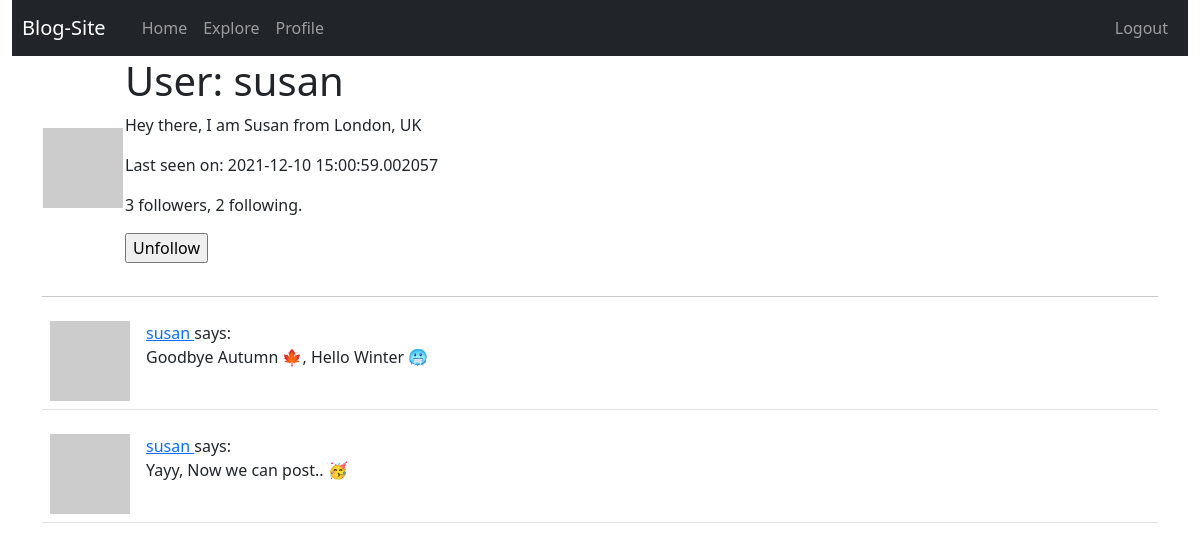
The page /user/susan (signed in) on the database as committed earlier.
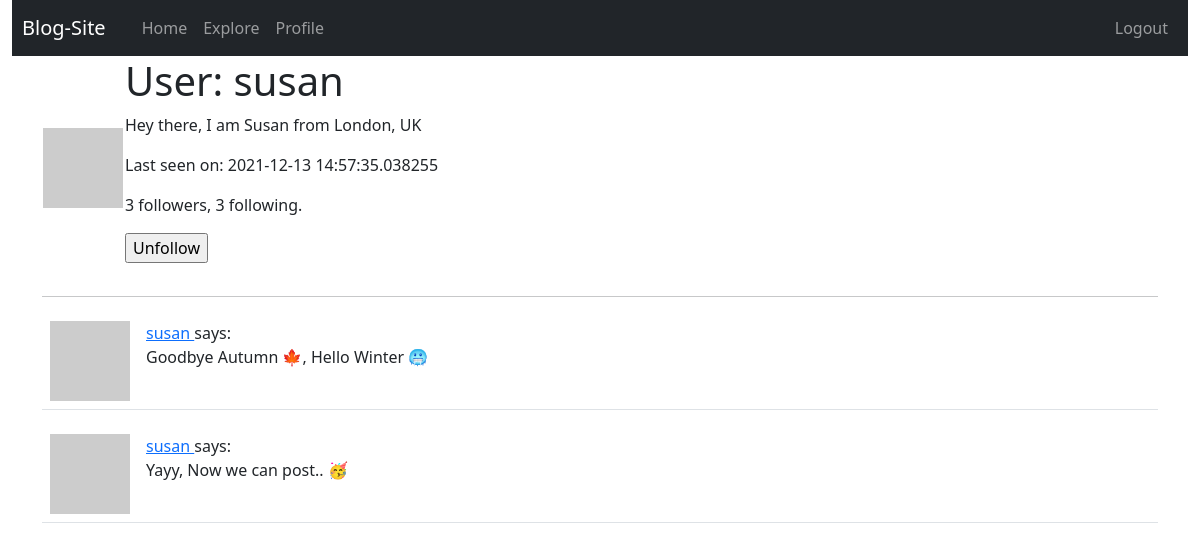
The same page on the database as committed later.
### app/models.py (models this page shows, shortened)
class User(UserMixin, db.Model):
    id = db.Column(db.Integer, primary_key=True)
    username = db.Column(db.String(64), index=True, unique=True)
    email = db.Column(db.String(120), index=True, unique=True)
    password_hash = db.Column(db.String(128))
    posts = db.relationship('Post', backref='author', lazy='dynamic')
    about_me = db.Column(db.String(140))
    last_seen = db.Column(db.DateTime, default=datetime.utcnow)
    def avatar(self, size):
        digest = md5(self.email.lower().encode('utf-8')).hexdigest()
        return 'https://www.gravatar.com/avatar/{}?d=identicon&s={}'.format(digest, size)
    followed = db.relationship(
        'User', secondary=followers,
        primaryjoin=(followers.c.follower_id == id),
        secondaryjoin=(followers.c.followed_id == id),
        backref=db.backref('followers', lazy='dynamic'), lazy='dynamic')
    def is_following(self, user):
        return self.followed.filter(
            followers.c.followed_id == user.id).count() > 0

### app/routes.py (the view)
@app.route('/user/<username>')
@login_required
def user(username):
    user = User.query.filter_by(username=username).first_or_404()
    page = request.args.get('page', 1, type=int)
    posts = user.posts.order_by(Post.timestamp.desc()).paginate(
        page, app.config['POSTS_PER_PAGE'], False)
    next_url = url_for('user', username=user.username, page=posts.next_num) \
        if posts.has_next else None
    prev_url = url_for('user', username=user.username, page=posts.prev_num) \
        if posts.has_prev else None
    form = EmptyForm()
    return render_template('user.html', user=user, posts=posts.items,
                           next_url=next_url, prev_url=prev_url, form=form)

### app/forms.py
class EmptyForm(FlaskForm):
    submit = SubmitField('Submit')

### app/models.py (called while the page is built)
@login.user_loader
def load_user(id):
    return User.query.get(int(id))

### app/routes.py (called while the page is built)
@app.before_request
def before_request():
    if current_user.is_authenticated:
        current_user.last_seen = datetime.utcnow()
        db.session.commit()

### app/templates/user.html (shortened to what this page needs)
{% extends "base.html" %}
{% block content %}
    <table>
        <tr valing='top'>
            <td><img class="img-profile" src=" {{ user.avatar(128) }}  " alt="User avatar"></td>
            <td>
                <h1>User: {{ user.username }} </h1>
                {% if user.about_me %} <p>{{ user.about_me }} </p> {% endif %}
                {% if user.last_seen %} <p>Last seen on: {{ user.last_seen }} </p> {% endif %}
                <p>{{ user.followers.count() }} followers, {{ user.followed.count() }} following. </p>
                {% if user == current_user %}
                <p><a href=" {{ url_for('edit_profile') }}  ">Edit your profile</a></p>
                {% else %}
                <p>
                    <form action="{{ url_for('unfollow', username=user.username) }}" method="POST">
                        {{ form.submit(value='Unfollow') }}
                    </form>
                </p>
                {% endif %}
            </td>
        </tr>
    </table>
    <hr>
    {% for post in posts %}
        {% include '_post.html' %}
    {% endfor %}
{% endblock %}

Rows that differ between the two databases and show on the page:
changed User "susan": last_seen "2021-12-10 15:00:59.002057" → "2021-12-13 14:57:35.038255"
Other text that changed with them:
{{ user.followed.count() }}: "2" → "3"
